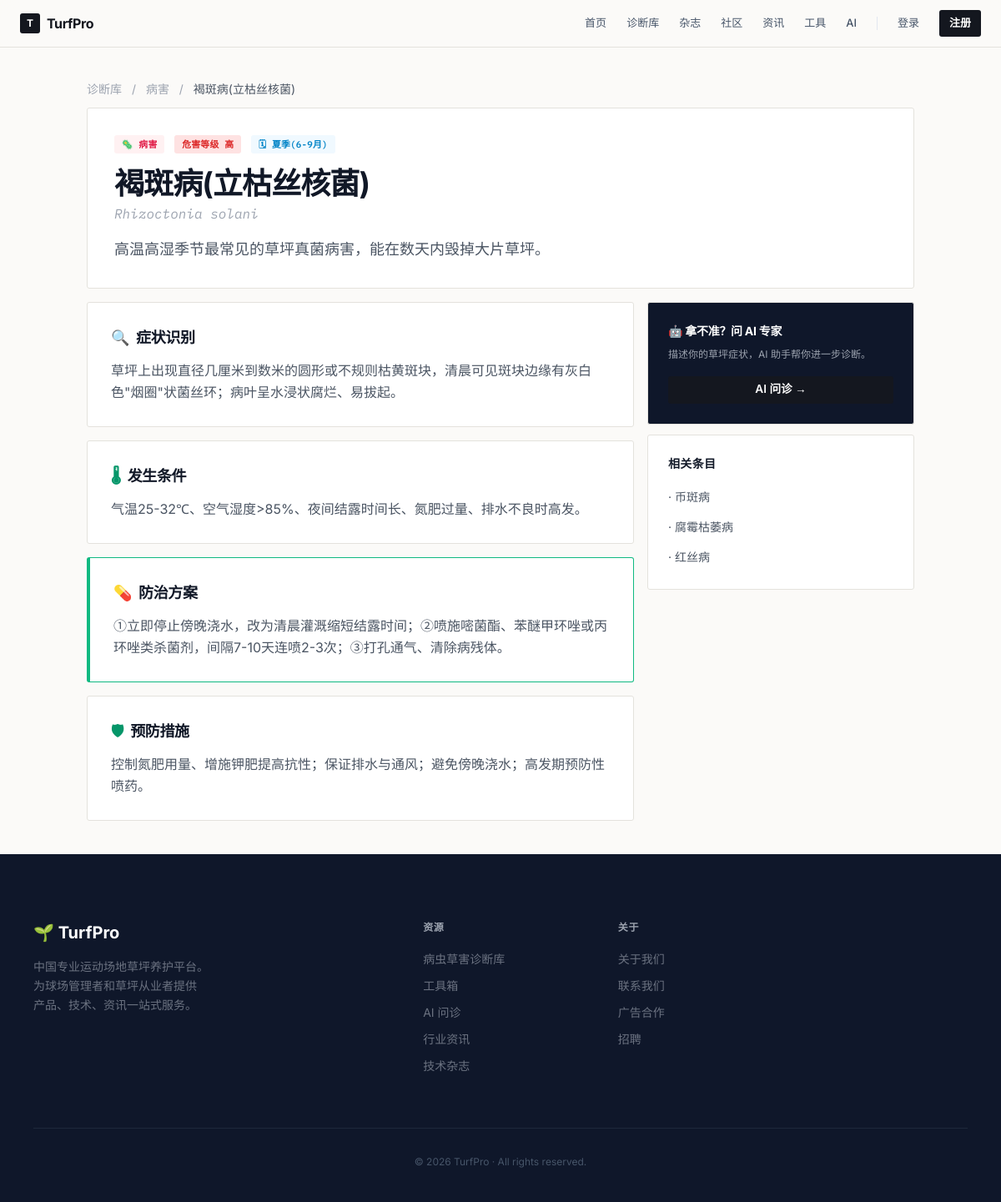
Screenshot of /diagnose/brown-patch with the database file from the repository.
### models.py (models this page shows)
class TurfProblem(db.Model):
    id = db.Column(db.Integer, primary_key=True)
    ptype = db.Column(db.String(20), nullable=False)  # disease/pest/weed
    name = db.Column(db.String(120), nullable=False)
    slug = db.Column(db.String(120), unique=True, nullable=False)
    latin_name = db.Column(db.String(160))
    summary = db.Column(db.String(400))
    symptoms = db.Column(db.Text)       # 症状识别
    conditions = db.Column(db.Text)     # 发病/发生条件
    season = db.Column(db.String(80))   # 高发季节
    severity = db.Column(db.String(20), default='中')  # 低/中/高
    solution = db.Column(db.Text)       # 防治方案
    prevention = db.Column(db.Text)     # 预防措施
    product_keywords = db.Column(db.String(200))  # 推荐产品关键词(逗号分隔)
    image_url = db.Column(db.String(500))
    created_at = db.Column(db.DateTime, default=datetime.utcnow)

### routes.py (the view)
@main.route('/diagnose/<slug>')
def problem_detail(slug):
    problem = TurfProblem.query.filter_by(slug=slug).first_or_404()
    related = TurfProblem.query.filter(TurfProblem.ptype==problem.ptype, TurfProblem.id!=problem.id).limit(3).all()
    return render_template('problem.html', problem=problem, recommended=[], related=related)

### routes.py (called while the page is built)
@main.context_processor
def inject_globals():
    return dict(categories=Category.query.order_by(Category.display_order).all(), current_year=datetime.now().year)

### templates/problem.html (shortened to what this page needs)
{% extends "base.html" %}
{% block content %}
<div class="max-w-5xl mx-auto px-4 py-10">
    <nav class="text-sm text-gray-400 mb-3">
        <a href="/diagnose" class="hover:text-emerald-600">诊断库</a>
        <span class="mx-2">/</span>
        <a href="/diagnose?type={{ problem.ptype }}" class="hover:text-emerald-600">
            {% if problem.ptype=='disease' %}病害{% elif problem.ptype=='pest' %}虫害{% else %}杂草{% endif %}
        </a>
        <span class="mx-2">/</span>
        <span class="text-gray-600">{{ problem.name }}</span>
    </nav>
    <div class="card p-8 mb-4">
        <div class="flex flex-wrap items-center gap-3 mb-4">
            <span class="badge {% if problem.ptype=='disease' %}bg-rose-50 text-rose-600{% elif problem.ptype=='pest' %}bg-amber-50 text-amber-600{% else %}bg-emerald-50 text-emerald-600{% endif %}">
                {% if problem.ptype=='disease' %}🦠 病害{% elif problem.ptype=='pest' %}🐛 虫害{% else %}🌿 杂草{% endif %}
            </span>
            <span class="badge {% if problem.severity=='高' %}bg-red-100 text-red-600{% elif problem.severity=='中' %}bg-orange-100 text-orange-600{% else %}bg-gray-100 text-gray-500{% endif %}">危害等级 {{ problem.severity }}</span>
            <span class="badge bg-sky-50 text-sky-600">🗓 {{ problem.season }}</span>
        </div>
        <h1 class="text-3xl md:text-4xl font-bold text-gray-900 tracking-tight">{{ problem.name }}</h1>
        {% if problem.latin_name %}<p class="text-gray-400 italic font-mono mt-1">{{ problem.latin_name }}</p>{% endif %}
        <p class="text-gray-600 leading-relaxed mt-4 text-lg">{{ problem.summary }}</p>
    </div>
    <div class="grid md:grid-cols-3 gap-4">
        <div class="md:col-span-2 space-y-4">
            <div class="card p-7">
                <h2 class="flex items-center gap-2 text-lg font-bold text-gray-900 mb-3"><span class="text-emerald-600">🔍</span> 症状识别</h2>
                <p class="text-gray-600 leading-relaxed">{{ problem.symptoms }}</p>
            </div>
            <div class="card p-7">
                <h2 class="flex items-center gap-2 text-lg font-bold text-gray-900 mb-3"><span class="text-emerald-600">🌡</span> 发生条件</h2>
                <p class="text-gray-600 leading-relaxed">{{ problem.conditions }}</p>
            </div>
            <div class="card p-7 border-l-4 border-emerald-500">
                <h2 class="flex items-center gap-2 text-lg font-bold text-gray-900 mb-3"><span class="text-emerald-600">💊</span> 防治方案</h2>
                <p class="text-gray-600 leading-relaxed whitespace-pre-line">{{ problem.solution }}</p>
            </div>
            <div class="card p-7">
                <h2 class="flex items-center gap-2 text-lg font-bold text-gray-900 mb-3"><span class="text-emerald-600">🛡</span> 预防措施</h2>
                <p class="text-gray-600 leading-relaxed">{{ problem.prevention }}</p>
            </div>
        </div>
        <div class="space-y-3">
            <div class="card p-6 bg-slate-900 text-white">
                <h3 class="text-sm font-bold mb-2">🤖 拿不准？问 AI 专家</h3>
                <p class="text-xs text-gray-400 mb-4 leading-relaxed">描述你的草坪症状，AI 助手帮你进一步诊断。</p>
                <a href="/ai-assistant" class="btn btn-primary w-full justify-center">AI 问诊 →</a>
            </div>
            {% if related %}
            <div class="card p-6">
                <h3 class="text-sm font-bold text-gray-900 mb-4 tracking-wide uppercase">相关条目</h3>
                <div class="space-y-2">
                    {% for r in related %}
                    <a href="/diagnose/{{ r.slug }}" class="block text-sm text-gray-600 hover:text-emerald-600 py-1">· {{ r.name }}</a>
                    {% endfor %}
                </div>
            </div>
            {% endif %}
        </div>
    </div>
</div>
{% endblock %}

### templates/base.html (style rules this page uses)
:root { --ink: #14171f; --grass: #1f6b3b; --grass-700: #185530; --accent: #3ab564; --sand: #f3f1ee; --cream: #fbfaf8; --line: #e4e2dd; --r: 3px; }
* { border-color: var(--line); }
body { font-family: 'Inter','Noto Sans SC', system-ui, sans-serif; font-weight: 400; color: var(--ink); -webkit-font-smoothing: antialiased; }
h1,h2,h3,h4 { font-family: 'Inter','Noto Sans SC', system-ui, sans-serif; font-weight: 700; letter-spacing: -0.02em; }
.font-mono { font-family: 'IBM Plex Mono', monospace; }
.card { background:#fff; border-radius: var(--r); border:1px solid var(--line); transition: border-color .2s, box-shadow .2s; }
.btn { display:inline-flex; align-items:center; justify-content:center; gap:.4rem; padding:.6rem 1.15rem; border-radius: var(--r); font-weight:600; font-size:.85rem; line-height:1; transition: background .18s, color .18s, border-color .18s; }
.btn-primary { background: var(--ink); color:#fff; }
.badge { display:inline-flex; align-items:center; padding:.18rem .55rem; font-size:.68rem; font-weight:600; border-radius: var(--r); letter-spacing:.02em; font-family:'IBM Plex Mono',monospace; }
html { scroll-behavior: smooth; }

### rows the page displays
TurfProblem: name "褐斑病(立枯丝核菌)", severity "高", season "夏季(6-9月)", latin_name "Rhizoctonia solani", summary "高温高湿季节最常见的草坪真菌病害，能在数天内毁掉大片草坪。", symptoms "草坪上出现直径几厘米到数米的圆形或不规则枯黄斑块，清晨可见斑块边缘有灰白色\"烟圈\"状菌丝环；病叶呈水浸状腐烂、易拔起。", conditions "气温25-32℃、空气湿度>85%、夜间结露时间长、氮肥过量、排水不良时高发。", solution "①立即停止傍晚浇水，改为清晨灌溉缩短结露时间；②喷施嘧菌酯、苯醚甲环唑或丙环唑类杀菌剂，间隔7-10天连喷2-3次；③打孔通气、清除病残体。", prevention "控制氮肥用量、增施钾肥提高抗性；保证排水与通风；避免傍晚浇水；高发期预防性喷药。"
TurfProblem: name "币斑病"
TurfProblem: name "腐霉枯萎病"
TurfProblem: name "红丝病"
